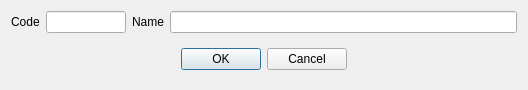
<?xml version="1.0" encoding="UTF-8"?>
<ui version="4.0">
 <class>DlgCL</class>
 <widget class="QDialog" name="DlgCL">
  <property name="geometry">
   <rect>
    <x>0</x>
    <y>0</y>
    <width>528</width>
    <height>85</height>
   </rect>
  </property>
  <property name="windowTitle">
   <string>Select City Ledger</string>
  </property>
  <layout class="QGridLayout" name="gridLayout">
   <item row="0" column="0">
    <widget class="QLabel" name="label">
     <property name="text">
      <string>Code</string>
     </property>
    </widget>
   </item>
   <item row="0" column="1">
    <widget class="EQLineEdit" name="leCode">
     <property name="maximumSize">
      <size>
       <width>80</width>
       <height>16777215</height>
      </size>
     </property>
    </widget>
   </item>
   <item row="0" column="2">
    <widget class="QLabel" name="label_2">
     <property name="text">
      <string>Name</string>
     </property>
    </widget>
   </item>
   <item row="0" column="3">
    <widget class="EQLineEdit" name="leName"/>
   </item>
   <item row="1" column="0" colspan="4">
    <widget class="QWidget" name="widget" native="true">
     <layout class="QHBoxLayout" name="horizontalLayout">
      <item>
       <spacer name="horizontalSpacer">
        <property name="orientation">
         <enum>Qt::Horizontal</enum>
        </property>
        <property name="sizeHint" stdset="0">
         <size>
          <width>159</width>
          <height>20</height>
         </size>
        </property>
       </spacer>
      </item>
      <item>
       <widget class="QPushButton" name="btnOk">
        <property name="text">
         <string>OK</string>
        </property>
       </widget>
      </item>
      <item>
       <widget class="QPushButton" name="btnCancel">
        <property name="text">
         <string>Cancel</string>
        </property>
       </widget>
      </item>
      <item>
       <spacer name="horizontalSpacer_2">
        <property name="orientation">
         <enum>Qt::Horizontal</enum>
        </property>
        <property name="sizeHint" stdset="0">
         <size>
          <width>159</width>
          <height>20</height>
         </size>
        </property>
       </spacer>
      </item>
     </layout>
    </widget>
   </item>
  </layout>
 </widget>
 <customwidgets>
  <customwidget>
   <class>EQLineEdit</class>
   <extends>QLineEdit</extends>
   <header location="global">eqlineedit.h</header>
   <slots>
    <signal>customButtonClicked(bool)</signal>
   </slots>
  </customwidget>
 </customwidgets>
 <resources/>
 <connections/>
</ui>
